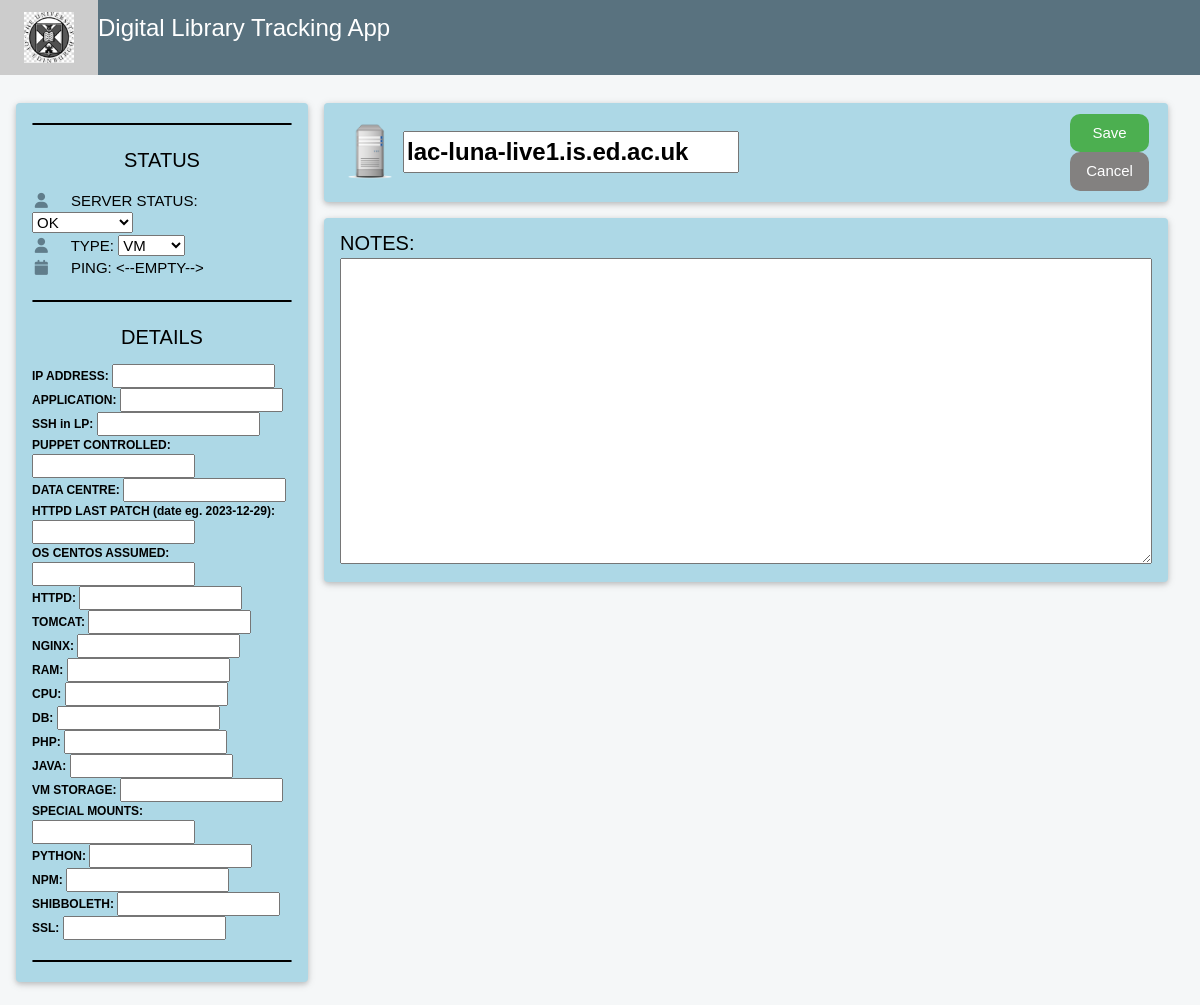
/lddt_tracker/update_vm/1086/, run on the app's committed database.
### lddt_app/models.py (models this page shows, shortened)
class Vm(models.Model):
    hostname = models.CharField('Hostname', blank=True, null=True, max_length=150)
    ip_address = models.CharField('IP Address', blank=True, null=True, max_length=150)
    application = models.CharField('Application', blank=True, null=True, max_length=150)
    vm_type = models.ForeignKey(vm_type, on_delete=models.CASCADE, blank=True, null=True, max_length=150)
    vm_status = models.ForeignKey(vm_status, on_delete=models.CASCADE, blank=True, null=True, max_length=150)
    ssh_in_lp = models.CharField('SSH in LP', blank=True, null=True, max_length=150)
    puppet_controlled = models.CharField('Puppet Controlled', blank=True, null=True, max_length=150)
    data_centre = models.CharField('Data Centre', blank=True, null=True, max_length=150)
    poodle_checked = models.CharField('Poodle Checked', blank=True, null=True, max_length=150)
    log4shell_risk = models.CharField('Log for shell risk', blank=True, null=True, max_length=150)
    trace_risk = models.CharField('Trace Risk', blank=True, null=True, max_length=150)
    httpd_last_patch = models.DateField('HTTPD Last patch', blank=True, null=True, max_length=150)
    os_centos_assumed = models.CharField('OS (CENTOS assumed)', blank=True, null=True, max_length=150)
    httpd = models.CharField('HTTPD', blank=True, null=True, max_length=150)
    tomcat = models.CharField('Tomcat', blank=True, null=True, max_length=150)
    nginx = models.CharField('NGINX', blank=True, null=True, max_length=150)
    ram = models.CharField('RAM', blank=True, null=True, max_length=150)
    cpu = models.CharField('CPU', blank=True, null=True, max_length=150)
    db = models.CharField('DB', blank=True, null=True, max_length=150)
    php = models.CharField('PHP', blank=True, null=True, max_length=150)
    java = models.CharField('Java', blank=True, null=True, max_length=150)
    vm_storage = models.CharField('VM Storage', blank=True, null=True, max_length=150)
    special_mounts = models.CharField('Special Mounts', blank=True, null=True, max_length=150)
    python = models.CharField('Python', blank=True, null=True, max_length=150)
    npm = models.CharField('NPM', blank=True, null=True, max_length=150)
    shibboleth = models.CharField('NPM', blank=True, null=True, max_length=150)
    ssl = models.CharField('SSL', blank=True, null=True, max_length=150)
    notes = models.TextField('Notes', blank=True, null=True)
    vmfs_root_used = models.CharField('VMFS-root used', blank=True, null=True, max_length=150)
    vmfs_apps_used = models.CharField('VMFS-apps used', blank=True, null=True, max_length=150)
    vmfs_data_used = models.CharField('VMFS-data used', blank=True, null=True, max_length=150)

### lddt_app/views.py (the view)
# urls.py: path('update_vm/<int:id>/', update_vm, name='update_vm'),
def update_vm(request, id):
    vm = Vm.objects.get(id=id)
    vm_form = VmForm(request.POST or None, instance=vm)
    if vm_form.is_valid():
        vm_form.save()
        return redirect('vms_home')
    return render(request, 'vm_form.html', {'vm_form': vm_form, 'vm': vm})

### lddt_app/models.py (called while the page is built)
    def __str__(self):
        return self.name

    def __str__(self):
        return self.name

### lddt_app/templates/vm_form.html (shortened to what this page needs)
<!DOCTYPE html>
<html lang="en">
<head>
    {% load static %}
    <link rel="stylesheet" href="{% static 'w3.css' %}" >
    <link rel="stylesheet" href="{% static 'w3-theme-blue-grey.css' %}" >
    <link rel="stylesheet" href="{% static 'family-open-sans.css' %}" >
    <link rel="stylesheet" href="https://cdnjs.cloudflare.com/ajax/libs/font-awesome/6.x.x/css/all.min.css">
</head>
<body class="w3-theme-l5">
<div class="w3-top">
 <div class="w3-bar w3-theme-d2 w3-left-align w3-large">
     <a href="#" class="w3-bar-item w3-button w3-padding-large w3-theme-d4">
     <img class="card-img" src="/static/img/uni_logo_1.jpg" style="width:50px">
     </a>
     <h3>Digital Library Tracking App</h3>
 </div>
</div>
<br>
<form method="POST" >
<div class="w3-container w3-content" style="max-width:1400px;margin-top:80px">
  <div class="w3-row">
      <div class="w3-col m3">
          <div style="background-color: lightblue" class="w3-card w3-round">
              <div class="w3-container">
                  <hr style="border: 1px solid black; border-radius: 5px;">
                  <h4 class="w3-center">STATUS</h4>
                  <p>
                      <i class="fa fa-user fa-fw w3-margin-right w3-text-theme"></i> SERVER STATUS: {{ vm_form.vm_status }} <br>
                      <i class="fa fa-user fa-fw w3-margin-right w3-text-theme"></i> TYPE: {{ vm_form.vm_type }} <br>
                      <i class="fa fa-calendar fa-fw w3-margin-right w3-text-theme"></i> PING: <--EMPTY-->
                  </p>
                  <hr style="border: 1px solid black; border-radius: 5px;">
                  <h4 class="w3-center">DETAILS</h4>
                  <p style="font-size:12px">
                      <strong>IP ADDRESS:</strong> {{ vm_form.ip_address }} <br>
                      <strong>APPLICATION: </strong>{{ vm_form.application }} <br>
                      <strong>SSH in LP:</strong> {{ vm_form.ssh_in_lp }} <br>
                      <strong>PUPPET CONTROLLED:</strong> {{ vm_form.puppet_controlled }} <br>
                      <strong>DATA CENTRE:</strong> {{ vm_form.data_centre }} <br>
                      <strong>HTTPD LAST PATCH (date eg. 2023-12-29):</strong> {{ vm_form.httpd_last_patch }} <br>
                      <strong>OS CENTOS ASSUMED:</strong> {{ vm_form.os_centos_assumed }} <br>
                      <strong>HTTPD:</strong> {{ vm_form.httpd }} <br>
                      <strong>TOMCAT:</strong> {{ vm_form.tomcat }} <br>
                      <strong>NGINX:</strong> {{ vm_form.nginx }} <br>
                      <strong>RAM:</strong> {{ vm_form.ram }} <br>
                      <strong>CPU:</strong> {{ vm_form.cpu }} <br>
                      <strong>DB:</strong> {{ vm_form.db }} <br>
                      <strong>PHP:</strong> {{ vm_form.php }} <br>
                      <strong>JAVA:</strong> {{ vm_form.java }} <br>
                      <strong>VM STORAGE:</strong> {{ vm_form.vm_storage }} <br>
                      <strong>SPECIAL MOUNTS:</strong> {{ vm_form.special_mounts }} <br>
                      <strong>PYTHON:</strong> {{ vm_form.python }} <br>
                      <strong>NPM:</strong> {{ vm_form.npm }} <br>
                      <strong>SHIBBOLETH:</strong> {{ vm_form.shibboleth }} <br>
                      <strong>SSL:</strong> {{ vm_form.ssl }} <br>
                  </p>
                  <hr style="border: 1px solid black; border-radius: 5px;">
              </div>
          </div>
          <br>
      </div>
      <div class="w3-col m9">
          <div class="w3-row-padding">
            <div class="w3-col m12">
                <div style="background-color: lightblue" class="w3-card w3-round">
                    <div class="w3-container w3-padding">
                        <table>
                            <tr>
                                <td style="width: 100%">
                                    <img src="/static/img/vms/server_icon_2.png" alt="Avatar" class="w3-left  w3-margin-center" style="width:60px">
                                    <h3 style="margin-left: 5px; vertical-align:middle"><strong>{{ vm_form.hostname }}</strong></h3>
                                </td>
                                <td style="vertical-align:middle; text-align: right">
                                    <button type="submit" style="width: 100%; background-color: #4CAF50; border-radius: 10px; color: white;" class="w3-button">Save</button>
                                    <button type="button"  style="width: 100%; background-color: #838180; border-radius: 10px; color: white;" class="w3-button">
                                        <a style="text-decoration: none" href="{% url 'vms_home' %}">Cancel</a>
                                    </button>
                                </td>
                            </tr>
                        </table>
                    </div>
                </div>
            </div>
        </div>
        <div style="background-color: lightblue" class="w3-container w3-card w3-round w3-margin">
            <h4>
                NOTES: <br>
                {{ vm_form.notes }}
            </h4>
        </div>
      </div>
  </div>
</div>
</form>
</body>
</html>

### lddt_app/static/w3.css (style rules this page uses)
html { box-sizing:border-box }
*,*:before,*:after { box-sizing:inherit }
html { -ms-text-size-adjust:100%;-webkit-text-size-adjust:100% }
body { margin:0 }
a { background-color:transparent }
b,strong { font-weight:bolder }
img { border-style:none }
hr { box-sizing:content-box;height:0;overflow:visible }
button,input,select,textarea,optgroup { font:inherit;margin:0 }
button,input { overflow:visible }
button,select { text-transform:none }
button,[type=button],[type=reset],[type=submit] { -webkit-appearance:button }
textarea { overflow:auto }
html,body { font-family:Verdana,sans-serif;font-size:15px;line-height:1.5 }
html { overflow-x:hidden }
h3 { font-size:24px }
h4 { font-size:20px }
h1,h2,h3,h4,h5,h6 { font-family:"Segoe UI",Arial,sans-serif;font-weight:400;margin:10px 0 }
hr { border:0;border-top:1px solid #eee;margin:20px 0 }
img { vertical-align:middle }
a { color:inherit }
.w3-btn,.w3-button { border:none;display:inline-block;padding:8px 16px;vertical-align:middle;overflow:hidden;text-decoration:none;color:inherit;background-color:inherit;text-align:center;cursor:pointer;white-space:nowrap }
.w3-btn,.w3-button { -webkit-touch-callout:none;-webkit-user-select:none;-khtml-user-select:none;-moz-user-select:none;-ms-user-select:none;user-select:none }
.w3-bar { width:100%;overflow:hidden }
.w3-bar .w3-bar-item { padding:8px 16px;float:left;width:auto;border:none;display:block;outline:0 }
.w3-bar .w3-button { white-space:normal }
.w3-container:after,.w3-container:before,.w3-panel:after,.w3-panel:before,.w3-row:after,.w3-row:before,.w3-row-padding:after,.w3-row-padding:before, .w3-cell-row:before,.w3-cell-row:after,.w3-clear:after,.w3-clear:before,.w3-bar:before,.w3-bar:after { content:"";display:table;clear:both }
.w3-col,.w3-half,.w3-third,.w3-twothird,.w3-threequarter,.w3-quarter { float:left;width:100% }
@media (min-width:601px) { .w3-col.m3,.w3-quarter { width:24.99999% } }
@media (min-width:601px) { .w3-col.m9,.w3-threequarter { width:74.99999% } }
@media (min-width:601px) { .w3-col.m12 { width:99.99999% } }
.w3-content,.w3-auto { margin-left:auto;margin-right:auto }
.w3-content { max-width:980px }
.w3-top,.w3-bottom { position:fixed;width:100%;z-index:1 }
.w3-top { top:0 }
.w3-round,.w3-round-medium { border-radius:4px }
.w3-row-padding,.w3-row-padding>.w3-half,.w3-row-padding>.w3-third,.w3-row-padding>.w3-twothird,.w3-row-padding>.w3-threequarter,.w3-row-padding>.w3-quarter,.w3-row-padding>.w3-col { padding:0 8px }
.w3-container,.w3-panel { padding:0.01em 16px }
.w3-card,.w3-card-2 { box-shadow:0 2px 5px 0 rgba(0,0,0,0.16),0 2px 10px 0 rgba(0,0,0,0.12) }
.w3-large { font-size:18px!important }
.w3-left-align { text-align:left!important }
.w3-center { text-align:center!important }
.w3-margin { margin:16px!important }
.w3-margin-right { margin-right:16px!important }
.w3-padding { padding:8px 16px!important }
.w3-padding-large { padding:12px 24px!important }
.w3-left { float:left!important }

### lddt_app/static/w3-theme-blue-grey.css (style rules this page uses)
.w3-theme-l5 { color:#000 !important; background-color:#f5f7f8 !important }
.w3-theme-d2 { color:#fff !important; background-color:#59727F !important }
.w3-theme-d4 { color:#fff !important; background-color:#3a4b53 !important }
.w3-text-theme { color:#607d8b !important }

### lddt_app/templates/vm_form.html (style rules this page uses)
html, body, h1, h2, h3, h4, h5 { font-family: "Open Sans", sans-serif }

### data on the page
Vm: vm_status "OK", vm_type "VM", hostname "lac-luna-live1.is.ed.ac.uk"
